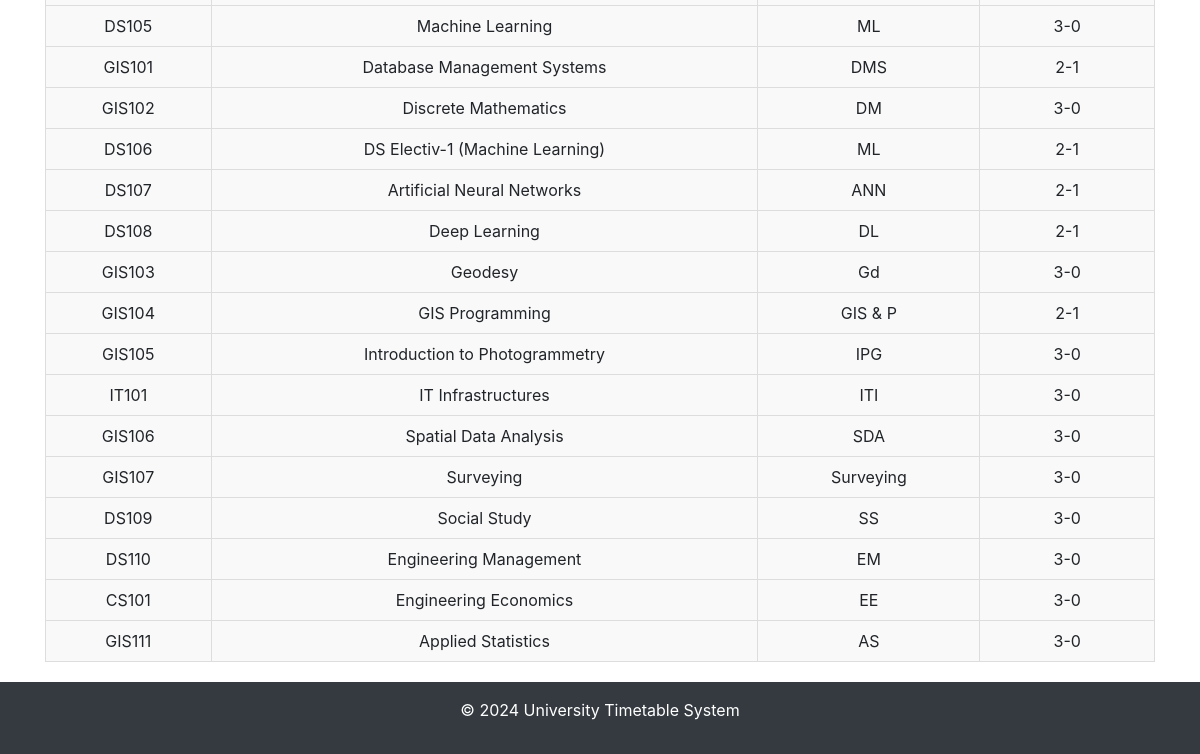
Before: /Courses_details (lower part) with the older database file.
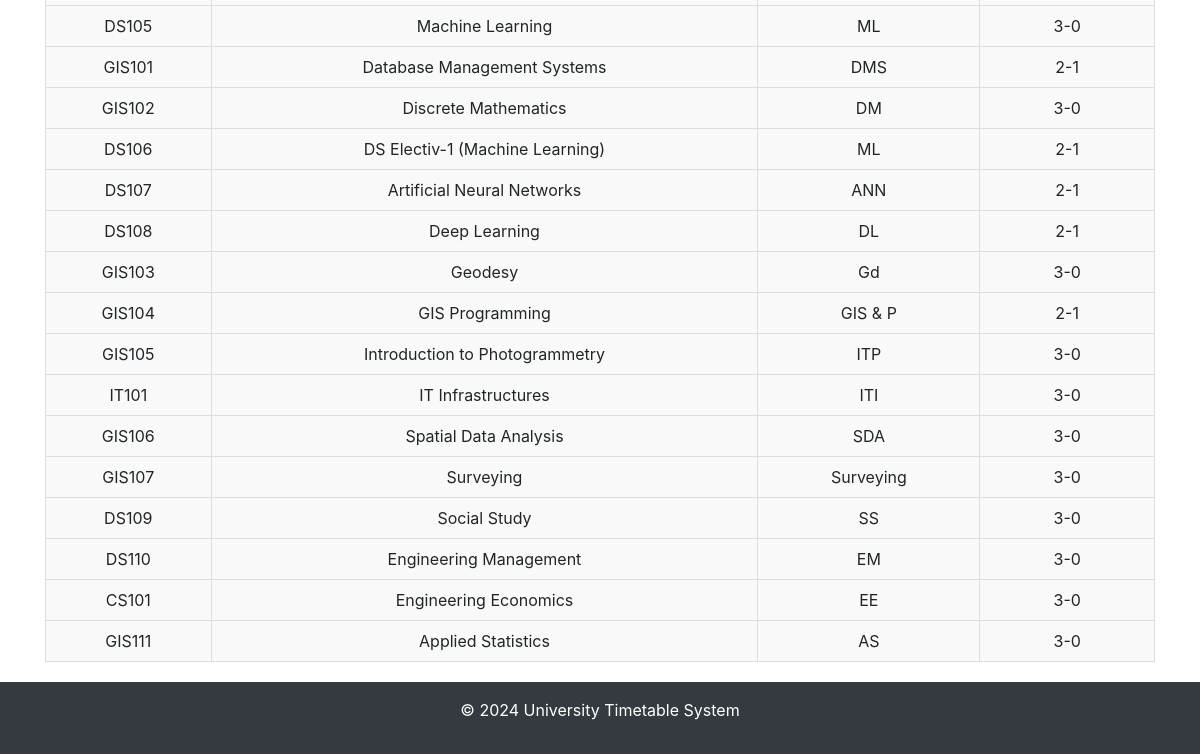
After: the same page with the newer database file.
### timetable/models.py (models this page shows, shortened)
class Course(models.Model):
    course_code = models.CharField(max_length=20)
    short_name = models.CharField(max_length=100)
    full_name = models.CharField(max_length=200)
    credit_hours = models.CharField(max_length=200)
    lab_crh = models.IntegerField(default=0)  # New field for lab credit hours
    pre_req = models.CharField(max_length=200, blank=True, null=True)  # New field for prerequisites
    category = models.CharField(max_length=100)

### timetable/views.py (the view)
# urls.py: path('Courses_details', views.Courses_details, name='Courses_details'),
def Courses_details(request):
    Courses = Course.objects.all()
    context = {
        'Courses': Courses,
    }
    return render(request, 'timetable/Courses_details.html', context)

### timetable/templates/timetable/Courses_details.html (shortened to what this page needs)
{% extends 'timetable/base.html' %}
{% block content %}
<table class="timetable-table">
    <tbody>
        {% for course in Courses %}
            <tr>
                <td class="schedule-info">{{ course.course_code }}</td>
                <td class="schedule-info">{{ course.full_name }}</td>
                <td class="schedule-info">{{ course.short_name }}</td>
                <td class="schedule-info">{{ course.credit_hours }}-{{ course.lab_crh}}</td>
            </tr>
        {% endfor %}
    </tbody>
</table>
{% endblock %}

Changed rows visible on the page:
changed Course "GIS105": short_name "IPG" → "ITP"
